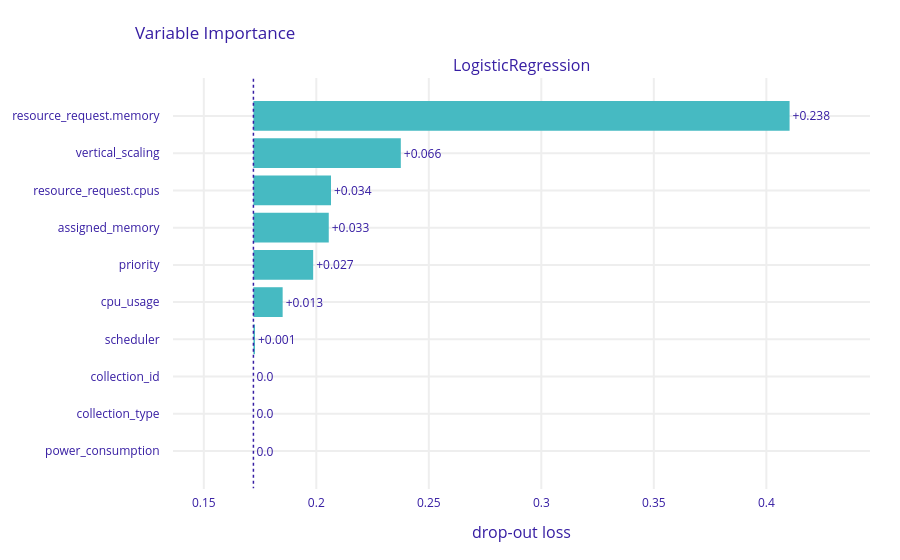

Source (notebook cell):
### Code cell
explanation_LR_test = exp_LR_test.model_parts()
explanation_LR_test.result
explanation_LR_test.plot()

### Figure 1 — Plotly figure (JSON) as saved in the notebook; plotly's stock layout.template omitted (floating-point values rounded to 4 significant figures)
{"data": [{"base": 0.1721, "hoverinfo": "text", "hoverlabel": {"bgcolor": "rgba(0, 0, 0, 0.8)"}, "hovertext": ["Model: LogisticRegression loss after<br>variable: resource_request.memory is permuted: 0.41<br>Drop-out loss change: +0.238", "Model: LogisticRegression loss after<br>variable: vertical_scaling is permuted: 0.238<br>Drop-out loss change: +0.066", "Model: LogisticRegression loss after<br>variable: resource_request.cpus is permuted: 0.207<br>Drop-out loss change: +0.034", "Model: LogisticRegression loss after<br>variable: assigned_memory is permuted: 0.206<br>Drop-out loss change: +0.033", "Model: LogisticRegression loss after<br>variable: priority is permuted: 0.199<br>Drop-out loss change: +0.027", "Model: LogisticRegression loss after<br>variable: cpu_usage is permuted: 0.185<br>Drop-out loss change: +0.013", "Model: LogisticRegression loss after<br>variable: scheduler is permuted: 0.173<br>Drop-out loss change: +0.001", "Model: LogisticRegression loss after<br>variable: collection_id is permuted: 0.172<br>Drop-out loss change: -0.0", "Model: LogisticRegression loss after<br>variable: collection_type is permuted: 0.172<br>Drop-out loss change: -0.0", "Model: LogisticRegression loss after<br>variable: power_consumption is permuted: 0.172<br>Drop-out loss change: -0.0"], "marker": {"color": "#46bac2"}, "orientation": "h", "showlegend": false, "text": ["+0.238", "+0.066", "+0.034", "+0.033", "+0.027", "+0.013", "+0.001", "0.0", "0.0", "0.0"], "textposition": "outside", "type": "bar", "x": [0.2383, 0.0655, 0.03448, 0.03348, 0.02655, 0.01299, 0.0006945, 0, 0, 0], "xaxis": "x", "y": ["resource_request.memory", "vertical_scaling", "resource_request.cpus", "assigned_memory", "priority", "cpu_usage", "scheduler", "collection_id", "collection_type", "power_consumption"], "yaxis": "y"}], "layout": {"annotations": [{"font": {"size": 16}, "showarrow": false, "text": "LogisticRegression", "x": 0.5, "xanchor": "center", "xref": "paper", "y": 1, "yanchor": "bottom", "yref": "paper"}, {"font": {"size": 16}, "showarrow": false, "text": "drop-out loss", "x": 0.5, "xanchor": "center", "xref": "paper", "y": 0, "yanchor": "top", "yref": "paper", "yshift": -30}], "autosize": true, "font": {"color": "#371ea3"}, "margin": {"b": 71, "r": 30, "t": 78}, "shapes": [{"line": {"color": "#371ea3", "dash": "dot", "width": 1.5}, "type": "line", "x0": 0.1721, "x1": 0.1721, "xref": "x", "y0": -1, "y1": 10, "yref": "y"}], "title": {"text": "Variable Importance", "x": 0.15}, "xaxis": {"anchor": "y", "automargin": true, "domain": [0, 1], "fixedrange": true, "gridwidth": 2, "range": [0.1363, 0.4461], "tickcolor": "white", "ticklen": 3, "ticks": "outside", "type": "linear", "zeroline": false}, "yaxis": {"anchor": "x", "automargin": true, "autorange": true, "domain": [0, 1], "fixedrange": true, "gridwidth": 2, "range": [10.04, -1.035], "tickcolor": "white", "ticklen": 10, "ticks": "outside", "type": "category"}}}
